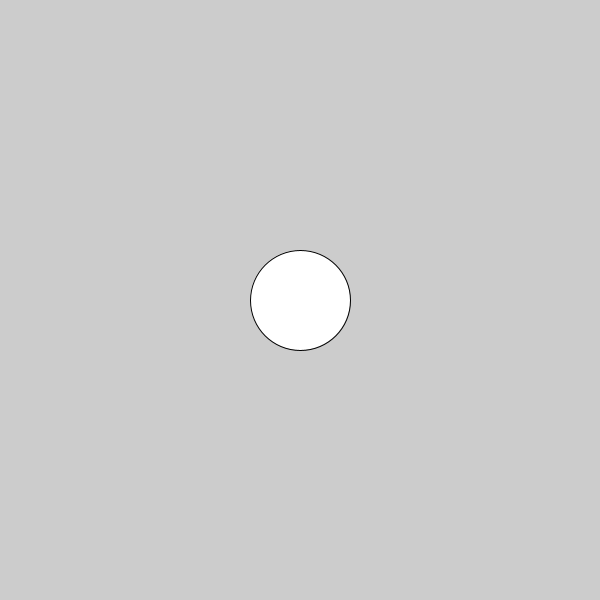
Frame 1 (no input)
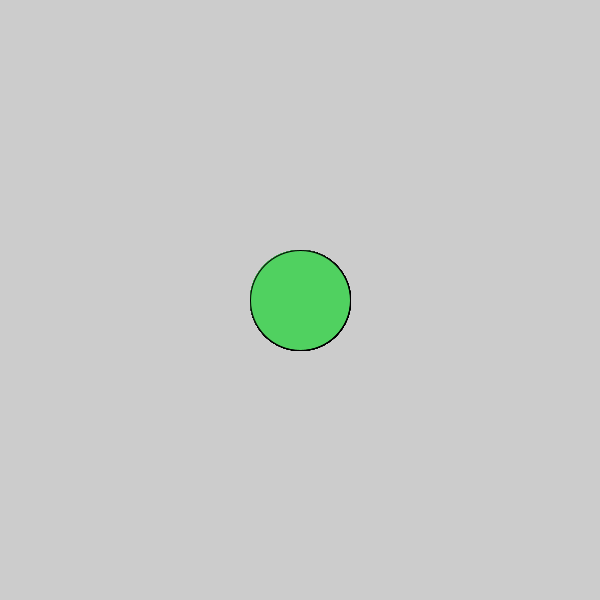
Frame 60 (the mouse pressed at the canvas centre just before this capture)
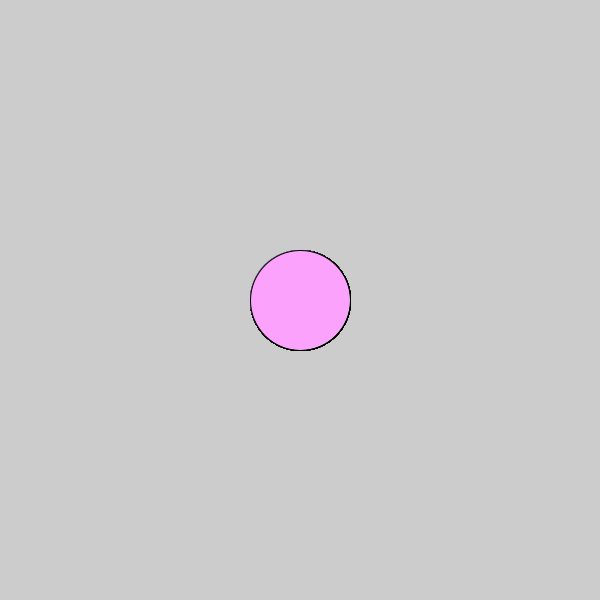
Frame 120 (the mouse held since frame 60 and released just before this capture)

The Processing sketch that drew these frames (run headless with seeded random() and noise(); from frame 60 on, the mouse is pressed at the canvas centre):

// Processing sketch: c_LogicalDot
// ── c_LogicalDot.pde
boolean toggle=false;
void setup() {
  
// 1. Set the size of the sketch. Make it 600 pixels square. 
  size(600,600);

}

void draw() {
  
// 2. Draw an ellipse
// Run the program to make sure it works before moving on.
ellipse(300,300,100,100);

// 3. Change the color of the ellipse when the mouse is pressed.
//    Use the following code, but put your colors where indicated
//    Remember to use the   fill()  command to set colors.
if(mousePressed)
{
  toggle=!toggle;
}
if (toggle) {
 
   //  put one color here 
  fill(#FBA3FC);
} else {
  fill(#50D160);
   // put a different color here
  
}  
  
  
  
}
